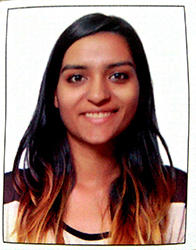
%> input picture HW07_Shah_Hiteshi/photo_2017-06-12_13-21-10.jpg, 196 x 250 px
$ octave --eval "HW07_part2_Changing_K('photo_2017-06-12_13-21-10.jpg');"   (GNU Octave 9; MATLAB toolbox functions it lacks are replaced by stand-ins)
%> lines starting %> are read from the running program, lines starting %| are printed output that depends on the picture
% Name: Hiteshi Shah (hss7374)
% Homework 7
%

% function that uses a color map for segmentation
function HW07_part2_Changing_K( fn )
%> called with fn = 'photo_2017-06-12_13-21-10.jpg'

    im = imread( fn );
%> im is the input picture: size 250x196x3 uint8; mean R, G, B 160.4, 130.5, 123.9

    % blurring the image as a method of noise removal
    fltr = fspecial( 'gaus', 5, 1 );
    im_out = imfilter( im, fltr, 'same', 'replicate');
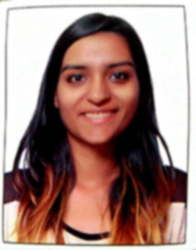
%> im_out: size 250x196x3 uint8; mean R, G, B 160.3, 130.5, 123.9

    % for values of k from 5 to 256, compute a new colormap and display
    % only when k ias a power of 2
    for k = 5: 256
        [im_ind, map] = rgb2ind(im_out, k, 'nodither');
        [n, x] = log2(k);
        if n == 0.5
            figure
            imagesc(im_ind)
            colormap(map)
            title(strcat("k = ", num2str(k)))
        end
    end

end
%> (the run ends here)
